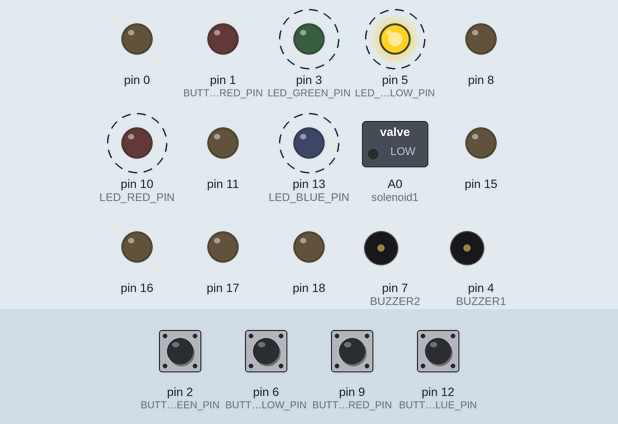
Recording of a sketch running on a simulated Arduino Uno, built with avr-gcc and run on an emulated ATmega328P. Parts: switched loads named in the sketch (green lamp = pin HIGH), output pins drawn as LEDs (lit = HIGH), buzzer (waves = sounding, pin HIGH). Dashed ring = blinking. The inputs (shaded band) are chosen by the test bench; at power-on: pin 2 (BUTTON_GREEN_PIN), pin 6 (BUTTON_YELLOW_PIN), pin 9 (BUTTON_RED_PIN), pin 12 (BUTTON_BLUE_PIN) HIGH.

Above: at 1.2 s.
1.3 s: pin 2 (BUTTON_GREEN_PIN) pulled LOW for 0.15 s
At 3.2 s:
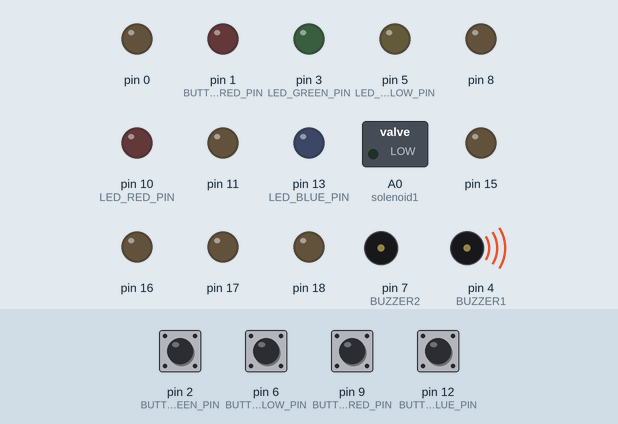
4.3 s: pin 6 (BUTTON_YELLOW_PIN) pulled LOW for 0.15 s
At 7.09 s:
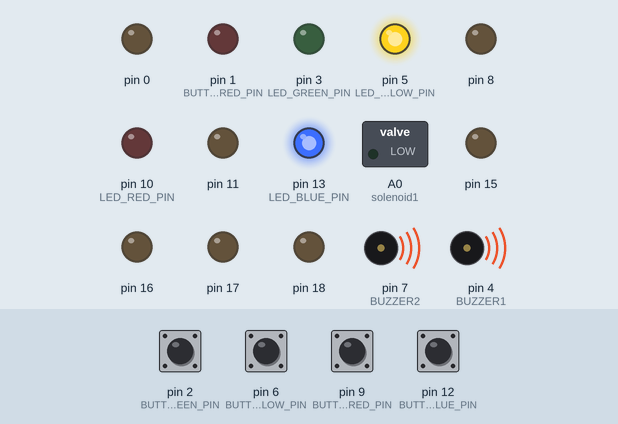
7.4 s: pin 6 (BUTTON_YELLOW_PIN) pulled LOW for 1 s
At 9.82 s:
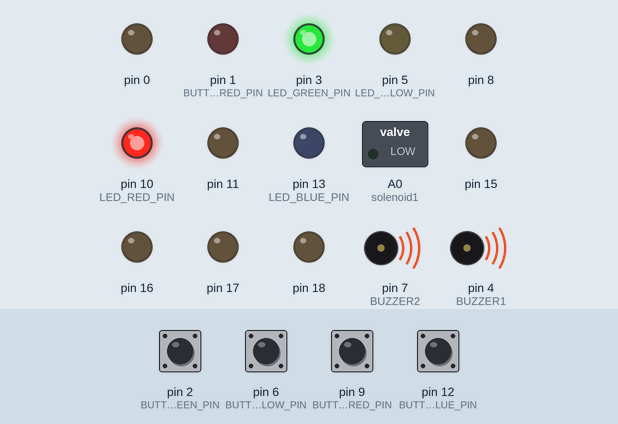
10.4 s: pin 2 (BUTTON_GREEN_PIN) pulled LOW for 1 s
At 12.1 s:
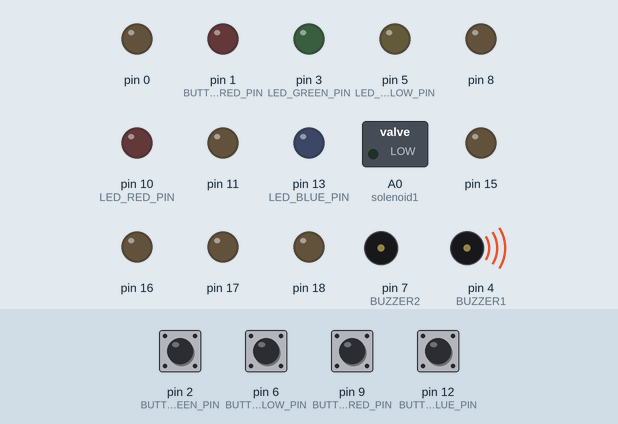
Timing chart, 0 to 14.4 s (numbered marks = the images above; inputs shaded):
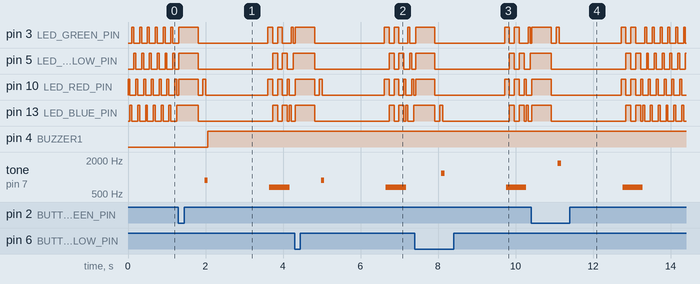

The sketch:

MY_Simon_Game_Code.ino
```cpp
// (licence header left out)
#include <avr/io.h>
#include <avr/interrupt.h>


#define BOARD_REV_PTH

#ifdef BOARD_REV_PTH

#define CHIP_ATMEGA168

#define LED_RED		(1 << 0)
#define LED_GREEN	(1 << 1)
#define LED_BLUE	(1 << 2)
#define LED_YELLOW	(1 << 3)

/* LED pin definitions */
#define LED_RED_PIN		2
#define LED_RED_PORT		PORTB
#define LED_GREEN_PIN		3
#define LED_GREEN_PORT		PORTD
#define LED_BLUE_PIN		5
#define LED_BLUE_PORT		PORTB
#define LED_YELLOW_PIN		5
#define LED_YELLOW_PORT		PORTD

/*solenoid pin definition*/
int solenoid1 = A0;                 // solenoid1 connected to analog pin A0

/* Button pin definitions */
#define BUTTON_RED_PIN		1
#define	BUTTON_RED_PORT		PINB
#define BUTTON_GREEN_PIN	2
#define	BUTTON_GREEN_PORT	PIND
#define BUTTON_BLUE_PIN		4
#define	BUTTON_BLUE_PORT	PINB
#define BUTTON_YELLOW_PIN	6
#define	BUTTON_YELLOW_PORT	PIND

/* Buzzer pin definitions */
#define BUZZER1		4
#define BUZZER1_PORT	PORTD
#define BUZZER2		7
#define BUZZER2_PORT	PORTD

#endif  /* BOARD_REV_PTH */

/* Define game parameters */
/* Change this number to around 12 when ready for final adjustments  */
#define MOVES_TO_WIN	8
#define TIME_LIMIT	3000		/* 3000ms = 3 sec */

#define sbi(port_name, pin_number)   (port_name |= 1<<pin_number)
#define cbi(port_name, pin_number)   \
((port_name) &= (uint8_t)~(1 << pin_number))

/* Declarations for static functions */
void delay_us(uint16_t delay);
void delay_ms(uint16_t delay);
uint8_t check_button(void);
void set_leds(uint8_t leds);
void buzz_sound(uint16_t buzz_length_ms, uint16_t buzz_delay);
void toner(uint8_t tone, uint16_t buzz_length_ms);
void add_to_moves(void);
void play_moves(void);
void play_loser(void);
void play_winner(void);
void ioinit(void);

/* Game state */
uint8_t moves[32];
uint8_t nmoves = 0;

ISR (SIG_OVERFLOW2)
{
  /*
   	 * Prescalar of 1024
   	 * Clock = 16MHz
   	 * 15,625 clicks per second
   	 * 64us per click
   	 */

  /* Preload timer 2 for 125 clicks. Should be 8ms per ISR call */
  TCNT2 = 131; 		/* 256 - 125 = 131 */
}

/* General short delays, using internal timer do a fairly accurate 1us */
#ifdef CHIP_ATMEGA168
void
delay_us(uint16_t delay)
{
  while (delay > 256)
  {
    TIFR0 = (1<<TOV0); /* Clear any interrupt flags on Timer0 */
    TCNT0 = 0;
    while ( (TIFR0 & (1<<TOV0)) == 0);

    delay -= 256;
  }

  TIFR0 = (1<<TOV0); 	/* Clear any interrupt flags on Timer0 */
  /*
   	 * 256 - 125 = 131 : Preload timer 0 for x clicks.
   	 * Should be 1us per click
   	 */
  TCNT0 = 256 - delay;
  while ((TIFR0 & (1<<TOV0)) == 0) {
    /* do nothing */
  }
}
#endif

/* General short delays */
void
delay_ms(uint16_t x)
{
  while (x-- > 0) {
    delay_us(1000);
  }
}

/* Light the given set of LEDs */
void
set_leds(uint8_t leds)
{
  if ((leds & LED_RED) != 0) {
    sbi(LED_RED_PORT, LED_RED_PIN);
  }
  else {
    cbi(LED_RED_PORT, LED_RED_PIN);
  }
  if ((leds & LED_GREEN) != 0) {
    sbi(LED_GREEN_PORT, LED_GREEN_PIN);
  }
  else {
    cbi(LED_GREEN_PORT, LED_GREEN_PIN);
  }
  if ((leds & LED_BLUE) != 0) {
    sbi(LED_BLUE_PORT, LED_BLUE_PIN);
  }
  else {
    cbi(LED_BLUE_PORT, LED_BLUE_PIN);
  }
  if ((leds & LED_YELLOW) != 0) {
    sbi(LED_YELLOW_PORT, LED_YELLOW_PIN);
  }
  else {
    cbi(LED_YELLOW_PORT, LED_YELLOW_PIN);
  }
}

#ifdef BOARD_REV_PTH
void
init_gpio(void)
{
  /* 1 = output, 0 = input */
  DDRB = 0b11101101; /* LEDs and Buttons */
  DDRC = 0b11111111; /* LEDs and Buttons */
  DDRD = 0b10111011; /* LEDs, buttons, buzzer, TX/RX */

  PORTB = 0b00010010; /* Enable pull-ups on buttons 1,4 */
  //PORTC = 0b00100110; /* Enable pull-ups on buttons 0,2,3 */
  PORTD = 0b01000100; /* Enable pull-up on button 1 */
}
#endif

void
ioinit(void)
{
  init_gpio();

  //Set Timer 0 Registers to Default Setting to over-ride the timer initialization made in the init() function of the Arduino Wiring libary (Wiring.c in the hardware/core/arduino folder)
  TCCR0A = 0;
  TIMSK0 = 0;
  /* Init timer 0 for delay_us timing (1,000,000 / 1 = 1,000,000) */
  //TCCR0B = (1<<CS00); /* Set Prescaler to 1. CS00=1 */
  TCCR0B = (1<<CS01); /* Set Prescaler to 1. CS00=1 */

  /* Init timer 2 */
  ASSR = 0;
  /* Set Prescaler to 1024. CS22=1, CS21=1,CS20=1 */
  TCCR2B = (1<<CS22)|(1<<CS21)|(1<<CS20);
  TIMSK2 = (1<<TOIE2); /* Enable Timer 2 Interrupt */

  cli();  //We don't use any interrupt functionality. Let's turn it off so Arduino doesn't screw around with it!
}

/* Returns a '1' bit in the position corresponding to LED_RED, etc. */
uint8_t
check_button(void)
{
  uint8_t button_pressed = 0;

  if ((BUTTON_RED_PORT & (1 << BUTTON_RED_PIN)) == 0)
    button_pressed |= LED_RED;
  if ((BUTTON_GREEN_PORT & (1 << BUTTON_GREEN_PIN)) == 0)
    button_pressed |= LED_GREEN;
  if ((BUTTON_BLUE_PORT & (1 << BUTTON_BLUE_PIN)) == 0)
    button_pressed |= LED_BLUE;
  if ((BUTTON_YELLOW_PORT & (1 << BUTTON_YELLOW_PIN)) == 0)
    button_pressed |= LED_YELLOW;

  return button_pressed;
}

/* Play the loser sound/lights */
void
play_loser(void)
{
  set_leds(LED_RED|LED_GREEN);
  buzz_sound(255, 1500);

  set_leds(LED_BLUE|LED_YELLOW);
  buzz_sound(255, 1500);

  set_leds(LED_RED|LED_GREEN);
  buzz_sound(255, 1500);

  set_leds(LED_BLUE|LED_YELLOW);
  buzz_sound(255, 1500);
}

/* Play the winner sound */
void
winner_sound(void)
{
  uint8_t x, y;

  /* Toggle the buzzer at various speeds */
  /* changed loop up to 9 times for Y< , then changed it back */

  for (x = 250; x > 70; x--) {
    for (y = 0; y < 4; y++) {
      sbi(BUZZER2_PORT, BUZZER2);
      cbi(BUZZER1_PORT, BUZZER1);

      delay_us(x);

      cbi(BUZZER2_PORT, BUZZER2);
      sbi(BUZZER1_PORT, BUZZER1);

      delay_us(x);
    }
  }
}

/* Play the winner sound and lights */
/* added in the digital write lines for solenoid1 on pin A0*/

void
play_winner(void)
{
  set_leds(LED_GREEN|LED_BLUE);
  winner_sound();
  set_leds(LED_RED|LED_YELLOW);
  winner_sound();
  set_leds(LED_GREEN|LED_BLUE);
  winner_sound();
  set_leds(LED_RED|LED_YELLOW);
  winner_sound();
  set_leds(LED_GREEN|LED_BLUE);
  winner_sound();
  set_leds(LED_RED|LED_YELLOW);
  winner_sound();
  set_leds(LED_GREEN|LED_BLUE);
  winner_sound();
  set_leds(LED_RED|LED_YELLOW);
  winner_sound();
  set_leds(LED_GREEN|LED_BLUE);
  winner_sound();
  set_leds(LED_RED|LED_YELLOW);
  winner_sound();
  set_leds(LED_GREEN|LED_BLUE);
  winner_sound();
  set_leds(LED_RED|LED_YELLOW);
  winner_sound();

  /* Added in this solenoid output with a 2 second hold */

  digitalWrite(solenoid1, HIGH);   // sets the solenoid on
  delay_ms(2000);                  // waits for 9 seconds
  digitalWrite(solenoid1, LOW);    // sets the solenoid off
  delay_ms(3000);                  // waits for a second
/* need to turn off the lights around here. Then it would be great if the sleep mode could be used to reduce power */
 /* Turn off all LEDs */
  set_leds(0);


}


/* Plays the current contents of the game moves */
void
play_moves(void)
{
  uint8_t move;

  for (move = 0; move < nmoves; move++) {
    toner(moves[move], 150);
    delay_ms(150);
  }
}

/* Adds a new random button to the game sequence, by sampling the timer */
void
add_to_moves(void)
{
  uint8_t new_button;

  /* Use the lower 2 bits of the timer for the random value */
  new_button = 1 << (TCNT2 & 0x3);

  moves[nmoves++] = new_button;
}

/* Toggle buzzer every buzz_delay_us, for a duration of buzz_length_ms. */
void
buzz_sound(uint16_t buzz_length_ms, uint16_t buzz_delay_us)
{
  uint32_t buzz_length_us;

  buzz_length_us = buzz_length_ms * (uint32_t)1000;
  while (buzz_length_us > buzz_delay_us*2) {
    buzz_length_us -= buzz_delay_us*2;

    /* toggle the buzzer at various speeds */
    cbi(BUZZER1_PORT, BUZZER1);
    sbi(BUZZER2_PORT, BUZZER2);
    delay_us(buzz_delay_us);

    sbi(BUZZER1_PORT, BUZZER1);
    cbi(BUZZER2_PORT, BUZZER2);
    delay_us(buzz_delay_us);
  }
}


/*
 * Light an LED and play tone
 *
 * red, upper left:     440Hz - 2.272ms - 1.136ms pulse
 * green, upper right:  880Hz - 1.136ms - 0.568ms pulse
 * blue, lower left:    587.33Hz - 1.702ms - 0.851ms pulse
 * yellow, lower right: 784Hz - 1.276ms - 0.638ms pulse
 */
void
toner(uint8_t which, uint16_t buzz_length_ms)
{
  set_leds(which);
  switch (which) {
  case LED_RED:
    buzz_sound(buzz_length_ms, 1136);
    break;

  case LED_GREEN:
    buzz_sound(buzz_length_ms, 568);
    break;

  case LED_BLUE:
    buzz_sound(buzz_length_ms, 851);
    break;

  case LED_YELLOW:
    buzz_sound(buzz_length_ms, 638);
    break;
  }

  /* Turn off all LEDs */
  set_leds(0);
}

/* Show an "attract mode" display while waiting for user to press button. */
void
attract_mode(void)
{
  while (1) {
    set_leds(LED_RED);
    delay_ms(100);
    if (check_button() != 0x00)
      return;

    set_leds(LED_BLUE);
    delay_ms(100);
    if (check_button() != 0x00)
      return;

    set_leds(LED_GREEN);
    delay_ms(100);
    if (check_button() != 0x00)
      return;

    set_leds(LED_YELLOW);
    delay_ms(100);
    if (check_button() != 0x00)
      return;
  }
}


/* Wait for a button to be pressed.  Returns one of led colors (LED_RED, etc.)
 * if successful, 0 if timed out */
uint8_t
wait_for_button(void)
{
  uint16_t time_limit = TIME_LIMIT;
  uint8_t released = 0;
  uint8_t old_button;

  while (time_limit > 0) {
    uint8_t button;

    /* Implement a small bit of debouncing */
    old_button = button;
    button = check_button();

    /*
     		 * Make sure we've seen the previous button
     		 * released before accepting new buttons
     		 */
    if (button == 0)
      released = 1;
    if (button == old_button && released == 1) {
      /* Make sure just one button is pressed */
      if (button == LED_RED ||
        button == LED_BLUE ||
        button == LED_GREEN ||
        button == LED_YELLOW) {
        return button;
      }
    }

    delay_ms(1);

    time_limit--;
  }
  return 0; 	/* Timed out */
}


/* Play the game.   Returns 0 if player loses, or 1 if player wins. */
int
game_mode(void)
{
  nmoves = 0;
  while (nmoves < MOVES_TO_WIN) {
    uint8_t move;

    /* Add a button to the current moves, then play them back */
    add_to_moves();
    play_moves();

    /* Then require the player to repeat the sequence. */
    for (move = 0; move < nmoves; move++) {
      uint8_t choice = wait_for_button();

      /* If wait timed out, player loses. */
      if (choice == 0)
        return 0;

      toner(choice, 150);

      /* If the choice is incorect, player loses. */
      if (choice != moves[move]) {
        return 0;
      }
    }

    /* Player was correct, delay before playing moves */
    delay_ms(1000);
  }

  /* player wins */
  return 1;
}


/* change pin mode for solenoid to an output on analog pin AO */
/* add the pin mode statement here*/


void setup()
{
  pinMode(solenoid1, OUTPUT);      // sets the analog pin as output
}


void loop()
{

  /* Setup IO pins and defaults */
  ioinit();

 /* removed play_winner(); from right here*/

  /* Main loop */
  while (1) {
    /* Wait for user to start game */
    attract_mode();

    /* Indicate the start of game play */
    set_leds(LED_RED|LED_GREEN|LED_BLUE|LED_YELLOW);
    delay_ms(1000);
    set_leds(0);
    delay_ms(250);

    /* Play game and handle result */
    if (game_mode() != 0) {
      /* Player won, play winner tones */
      play_winner();
    }
    else {
      /* Player lost, play loser tones */
      play_loser();
    }
  }
}
```

Measured:
- after the input at 1.3 s, pin 4 (BUZZER1): LOW → HIGH after 0.76 s; tone on pin 7 (BUZZER2): silent → 875 Hz after 0.68 s, → silent 0.08 s later, → 663 Hz 1.6 s later, → silent 0.52 s later
- after the input at 4.3 s, tone on pin 7 (BUZZER2): silent → 875 Hz after 0.68 s, → silent 0.08 s later, → 663 Hz 1.6 s later, → silent 0.52 s later
- after the input at 7.4 s, tone on pin 7 (BUZZER2): silent → 1167 Hz after 0.69 s, → silent 0.08 s later, → 663 Hz 1.6 s later, → silent 0.52 s later
- after the input at 10.4 s, tone on pin 7 (BUZZER2): silent → 1745 Hz after 0.69 s, → silent 0.08 s later, → 663 Hz 1.6 s later, → silent 0.52 s later
